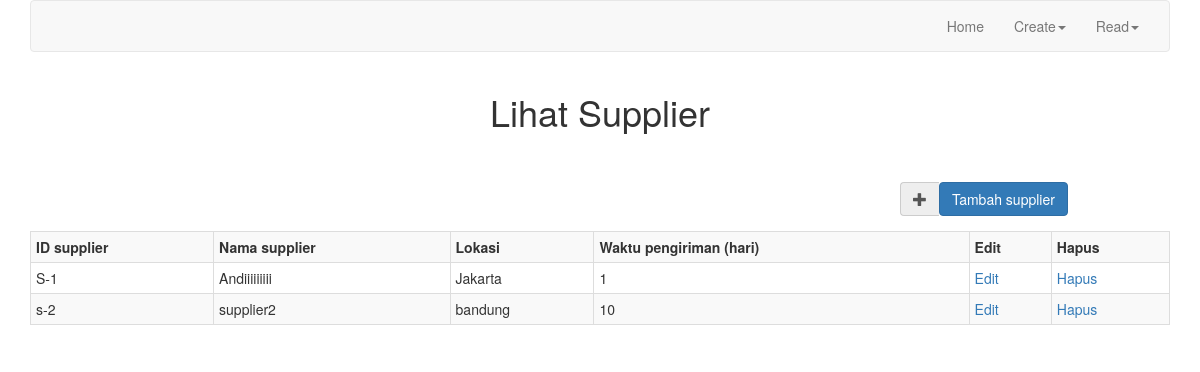
Page /index.php/welcome/read_supplier on the committed database.
### tables this page shows
CREATE TABLE IF NOT EXISTS `supplier` (
  `id_supplier` varchar(30) NOT NULL,
  `nama_supplier` varchar(100) NOT NULL,
  `lokasi_supplier` varchar(100) NOT NULL,
  `waktu_pengiriman` int(11) NOT NULL,
  `komponen` text NOT NULL,
  PRIMARY KEY (`id_supplier`)
);

### application/controllers/Welcome.php (called while the page is built, shortened)
<?php
class Welcome extends CI_Controller {
	function __Construct(){
		$this->load->database();
		$this->load->model('Komponen_model');
		$this->load->model('Supplier_model');
	}
	public function read_supplier() {
		$this->load->helper('url');
		$this->load->view('template/header');
		$this->load->view('read_supplier');
		$this->load->view('template/footer');
	}
}

### index.php (called while the page is built, shortened)
<?php
require_once BASEPATH.'core/CodeIgniter.php';

### application/views/read_supplier.php (the view)
<?php
	include 'sql_connect.php';
	$query = "SELECT * FROM supplier ORDER BY id_supplier ASC";
	$read_supplier = mysqli_query($con, $query);
?>
<div class="container">
	<div id="header">
		<h1 class="text-center">Lihat Supplier</h1>
	</div>
	<div id="content">
		<div class="row">
			<div id="toBuyTable" class="col-md-12">
				<br>
				<?php
					if(mysqli_num_rows($read_supplier) == 0) {
						echo'
							<center>
								<h2> Basis data supplier kosong</h2>
								<div class="col-md-offset-5 col-md-3">
									<br>
									<div class="form-group">
										<div class="input-group">
											<div class="input-group-addon"><i class="glyphicon glyphicon-plus"></i></div>
											<a href="create_new_supplier"><button type="button" class="btn btn-primary">Tambah supplier</button></a>
										</div>
									</div>
								</div>
							</center>
						';
					}
					else {
						echo'
							<div class="col-md-offset-9 col-md-3">
								<br>
								<div class="form-group">
									<div class="input-group">
										<div class="input-group-addon"><i class="glyphicon glyphicon-plus"></i></div>
										<a href="create_new_supplier"><button type="button" class="btn btn-primary">Tambah supplier</button></a>
									</div>
								</div>
							</div>
							<table class="table table-bordered table-striped table-hover table-condensed table-responsive">
								<tr>
									<th>ID supplier</th>
									<th>Nama supplier</th>
									<th>Lokasi</th>
									<th>Waktu pengiriman (hari)</th>
									<th>Edit</th>
									<th>Hapus</th>
								</tr>
						';
						while($row_read_supplier = mysqli_fetch_array($read_supplier)) {
							$ID = $row_read_supplier['id_supplier'];
							echo'
								<tr>
									<td>' .$row_read_supplier['id_supplier']. '</td>
									<td>' .$row_read_supplier['nama_supplier']. '</td>
									<td>' .$row_read_supplier['lokasi_supplier']. '</td>
									<td>' .$row_read_supplier['waktu_pengiriman']. '</td>
							';
				?>
									<td><a href="edit_supplier?id=<?php echo $ID; ?>">Edit</a></td>
									<td><a href="hapus_supplier?id=<?php echo $ID; ?>" onclick="return confirm('Apakah Anda yakin menghapus supplier ini?');">Hapus</a></td>
								</tr>
				<?php	}
						echo'
							</table>
						';
					}
				?>
			</div>
		</div>
	</div>
</div>

### assets/css/main.css (style rules this page uses)
#header { font-size: 25px; font-weight: bold; }

### rows in the picture
supplier: id_supplier "S-1", nama_supplier "Andiiiiiiiii", lokasi_supplier "Jakarta", waktu_pengiriman "1"
supplier: id_supplier "s-2", nama_supplier "supplier2", lokasi_supplier "bandung", waktu_pengiriman "10"
